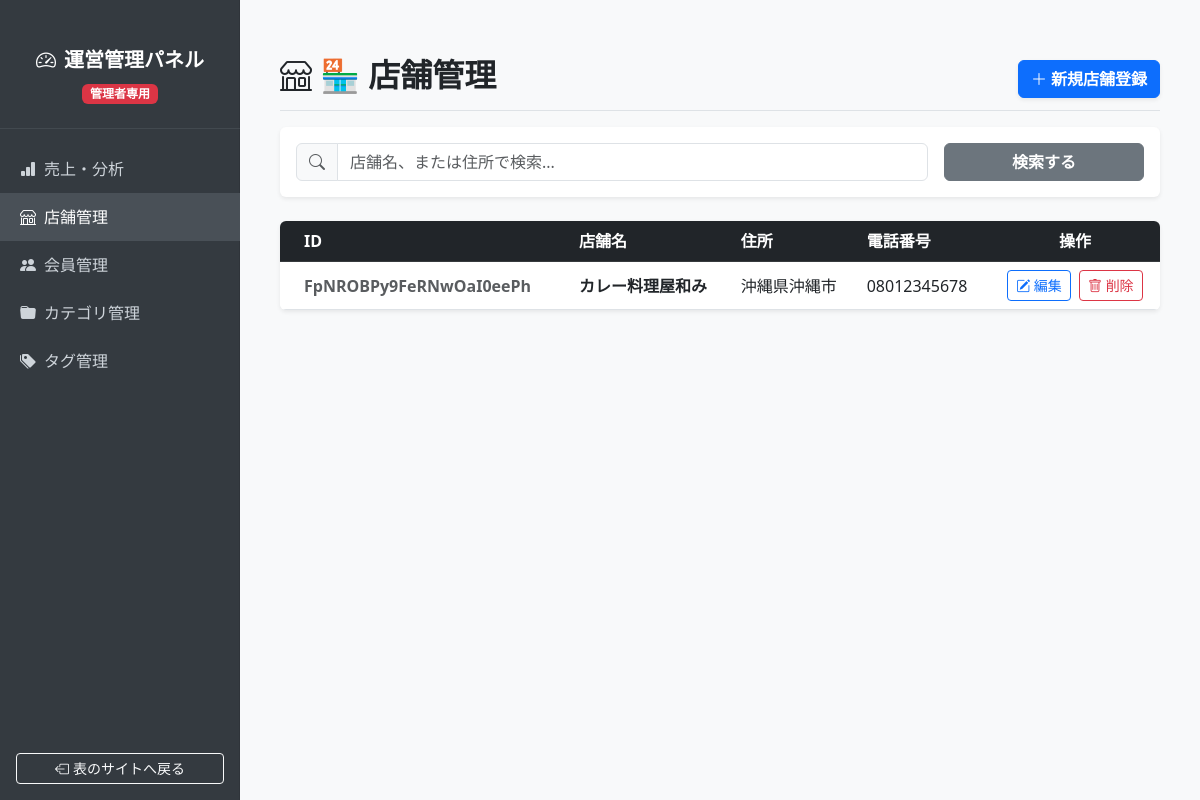
Page /admin-panel/stores/ (signed in) on the earlier database version.
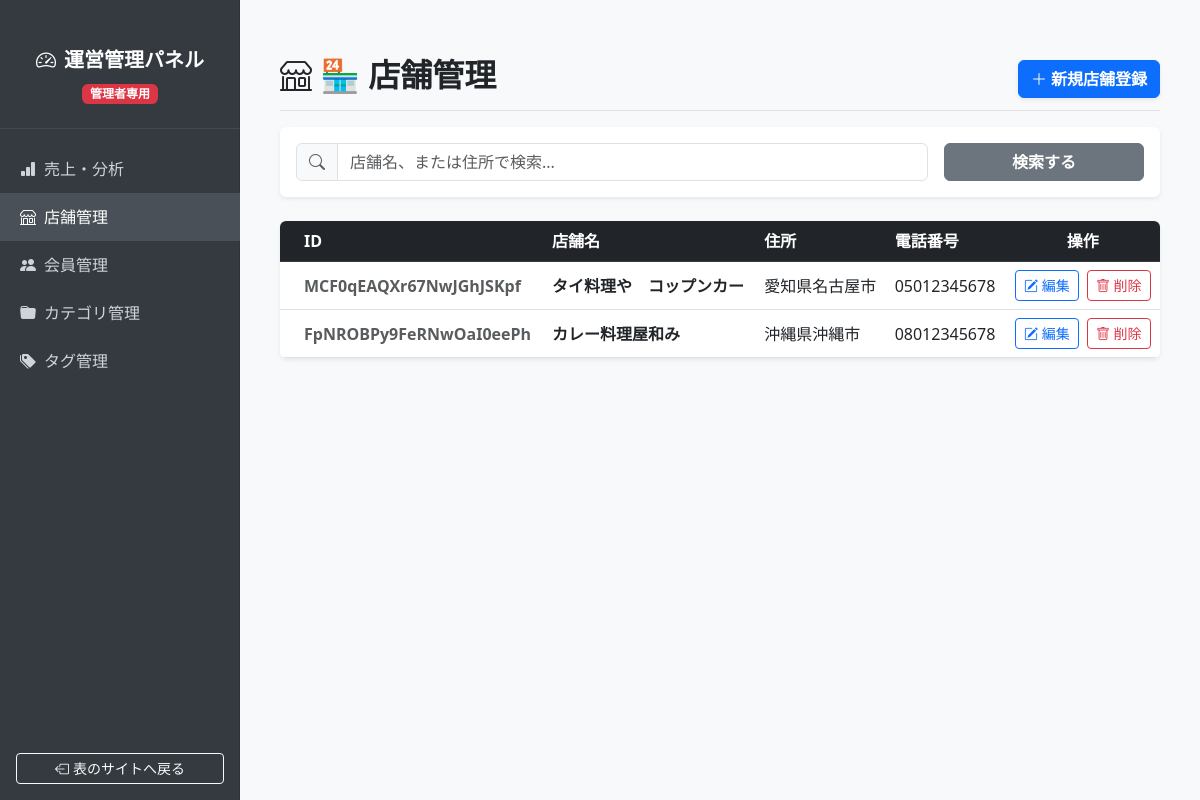
Same page on the later database version.
### base/models/store_models.py (models this page shows, shortened)
class Store(models.Model):
    id = models.CharField(default=create_id, primary_key=True,
                          max_length=22, editable=False)
    name = models.CharField(default='', max_length=50)
    image = models.ImageField(default="", blank=True,
                              upload_to=upload_image_to)
    description = models.TextField(default='', blank=True)
    lower_price = models.PositiveIntegerField(default=0)
    upper_price = models.PositiveIntegerField(default=0)
    open_hours = models.CharField(default='', max_length=50)
    zip_code = models.CharField(default='', max_length=50)
    address = models.CharField(default='', max_length=100)
    phone_number = models.CharField(default='', max_length=50)
    holiday = models.CharField(default='', max_length=20)
    is_published = models.BooleanField(default=False)
    created_at = models.DateTimeField(auto_now_add=True)
    updated_at = models.DateTimeField(auto_now=True)
    category = models.ForeignKey(
        Category, on_delete=models.SET_NULL, null=True, blank=True)
    tags = models.ManyToManyField(Tag)

### base/admin_views/store_views.py (the view)
# urls.py: path('admin-panel/stores/', AdminStoreListView.as_view(), name='admin_store_list'),
class AdminStoreListView(LoginRequiredMixin, UserPassesTestMixin, ListView):
    model = Store
    template_name = 'admin_pages/stores/list.html'
    context_object_name = 'stores'
    paginate_by = 10  # 1ページに10件表示
    def is_staff_user(self):
        return self.request.user.is_staff
    def test_func(self):
        return self.is_staff_user()
    def get_queryset(self):
        queryset = super().get_queryset()
        query = self.request.GET.get('q')
        if query:
            queryset = queryset.filter(
                Q(name__icontains=query) | Q(address__icontains=query)
            )
        return queryset.order_by('-id')

### templates/admin_pages/stores/list.html (shortened to what this page needs)
{% extends 'admin_pages/admin_base.html' %}
{% block admin_main %}
<div class="d-flex justify-content-between flex-wrap flex-md-nowrap align-items-center pt-3 pb-2 mb-3 border-bottom">
  <h1 class="h2 fw-bold text-dark"><i class="bi bi-shop me-2"></i>🏪 店舗管理</h1>
  <a href="{% url 'admin_store_create' %}" class="btn btn-primary fw-bold shadow-sm"><i class="bi bi-plus-lg me-1"></i>新規店舗登録</a>
</div>
<div class="card shadow-sm border-0 mb-4 bg-white">
  <div class="card-body">
    <form method="GET" action="{% url 'admin_store_list' %}" class="row g-3 align-items-center">
      <div class="col-md-9">
        <div class="input-group">
          <span class="input-group-text bg-light text-muted"><i class="bi bi-search"></i></span>
          <input type="text" name="q" value="{{ request.GET.q|default:'' }}" class="form-control" placeholder="店舗名、または住所で検索...">
        </div>
      </div>
      <div class="col-md-3">
        <button type="submit" class="btn btn-secondary w-100 fw-bold">検索する</button>
      </div>
    </form>
  </div>
</div>
<div class="bg-white rounded shadow-sm overflow-hidden">
  <div class="table-responsive">
    <table class="table table-hover align-middle mb-0 text-nowrap">
      <thead class="table-dark">
        <tr>
          <th scope="col" class="ps-4">ID</th>
          <th scope="col">店舗名</th>
          <th scope="col">住所</th>
          <th scope="col">電話番号</th>
          <th scope="col" class="text-center">操作</th>
        </tr>
      </thead>
      <tbody>
        {% for store in stores %}
        <tr>
          <td class="fw-bold text-muted ps-4">{{ store.id }}</td>
          <td class="fw-bold text-dark">{{ store.name }}</td>
          <td>{{ store.address|truncatechars:30 }}</td>
          <td>{{ store.phone_number|default:"--" }}</td>
          <td class="text-center">
            <a href="{% url 'admin_store_update' store.pk %}" class="btn btn-outline-primary btn-sm me-1"><i class="bi bi-pencil-square"></i> 編集</a>
            <a href="{% url 'admin_store_delete' store.pk %}" class="btn btn-outline-danger btn-sm"><i class="bi bi-trash"></i> 削除</a>
          </td>
        </tr>
        {% empty %}
        <tr>
          <td colspan="5" class="text-center py-5 text-muted fs-5">
            <i class="bi bi-exclamation-circle fs-2 d-block mb-2"></i> 登録されている店舗が見つかりません。
          </td>
        </tr>
        {% endfor %}
      </tbody>
    </table>
  </div>
</div>
{% endblock %}

### templates/admin_pages/admin_base.html (shortened to what this page needs)
<!DOCTYPE html>
<html lang="ja">
<head>
  <link href="https://cdn.jsdelivr.net/npm/bootstrap@5.3.0/dist/css/bootstrap.min.css" rel="stylesheet">
  <link href="https://cdn.jsdelivr.net/npm/bootstrap-icons@1.11.0/font/bootstrap-icons.css" rel="stylesheet">
</head>
<body>
  <div class="sidebar">
    <div class="text-center text-white mb-4">
      <h5 class="fw-bold"><i class="bi bi-speedometer2 me-2"></i>運営管理パネル</h5>
      <span class="badge bg-danger">管理者専用</span>
    </div>
    <hr class="text-secondary">
    <ul class="nav flex-column">
      <li class="nav-item">
        <a class="nav-link {% if request.resolver_match.url_name == 'admin_dashboard' %}active{% endif %}" href="{% url 'admin_dashboard' %}"><i class="bi bi-bar-chart-fill me-2"></i>売上・分析</a>
      </li>
      <li class="nav-item">
        <a class="nav-link {% if request.resolver_match.url_name == 'admin_store_list' or request.resolver_match.url_name == 'admin_store_create' or request.resolver_match.url_name == 'admin_store_update' or request.resolver_match.url_name == 'admin_store_delete' %}active{% endif %}" href="{% url 'admin_store_list' %}"><i class="bi bi-shop me-2"></i>店舗管理</a>
      </li>
      <li class="nav-item">
        <a class="nav-link {% if request.resolver_match.url_name == 'admin_member_list' %}active{% endif %}" href="{% url 'admin_member_list' %}"><i class="bi bi-people-fill me-2"></i>会員管理</a>
      </li>
      <li class="nav-item">
        <a class="nav-link " href="{% url 'admin_category_list' %}"><i class="bi bi-folder-fill me-2"></i>カテゴリ管理</a>
      </li>
      <li class="nav-item">
        <a class="nav-link " href="{% url 'admin_tag_list' %}"><i class="bi bi-tags-fill me-2"></i>タグ管理</a>
      </li>
    </ul>
    <div class="position-absolute bottom-0 w-100 p-3">
      <a href="{% url 'home' %}" class="btn btn-outline-light btn-sm w-100"><i class="bi bi-box-arrow-left me-1"></i>表のサイトへ戻る</a>
    </div>
  </div>
  <main>
    {% block admin_main %}{% endblock %}
  </main>
</body>
</html>

### templates/admin_pages/admin_base.html (style rules this page uses)
body { min-height: 100vh; background-color: #f8f9fa; }
.sidebar { position: fixed; top: 0; bottom: 0; left: 0; z-index: 100; padding: 48px 0 0; box-shadow: inset -1px 0 0 rgba(0, 0, 0, .1); width: 240px; background-color: #343a40; }
.sidebar .nav-link { fw-bold: 500; color: #ced4da; padding: 12px 20px; }
.sidebar .nav-link:hover, .sidebar .nav-link.active { color: #fff; background-color: #495057; }
main { margin-left: 240px; padding: 40px; }

Differences in the rows shown:
added Store: id "MCF0qEAQXr67NwJGhJSKpf", name "タイ料理や コップンカー", address "愛知県名古屋市", phone_number "05012345678"
